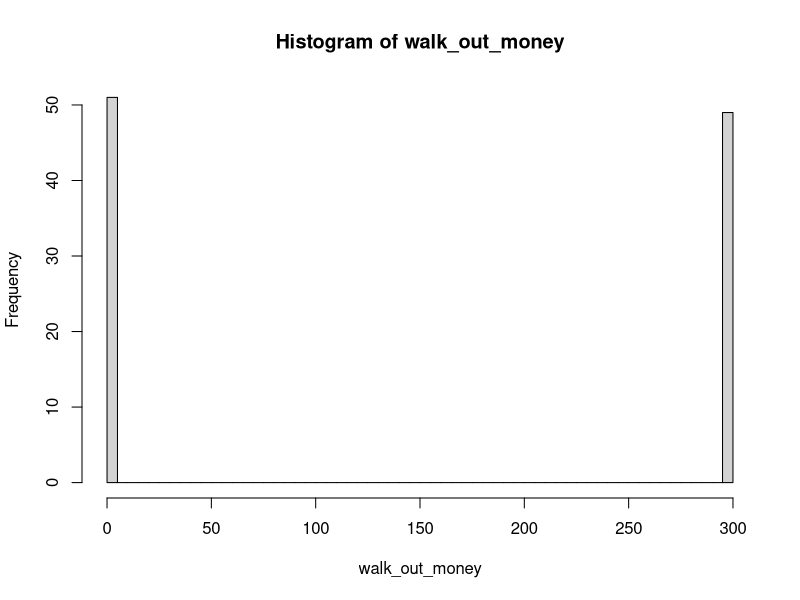
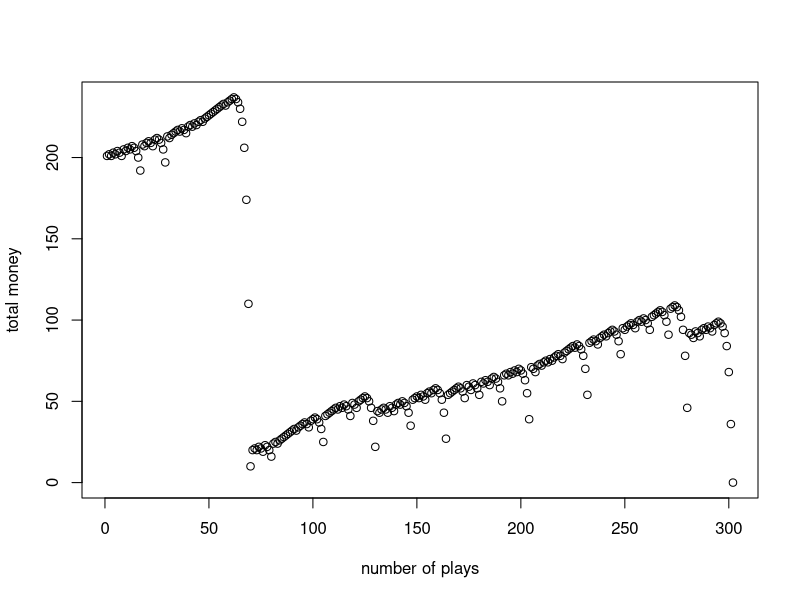
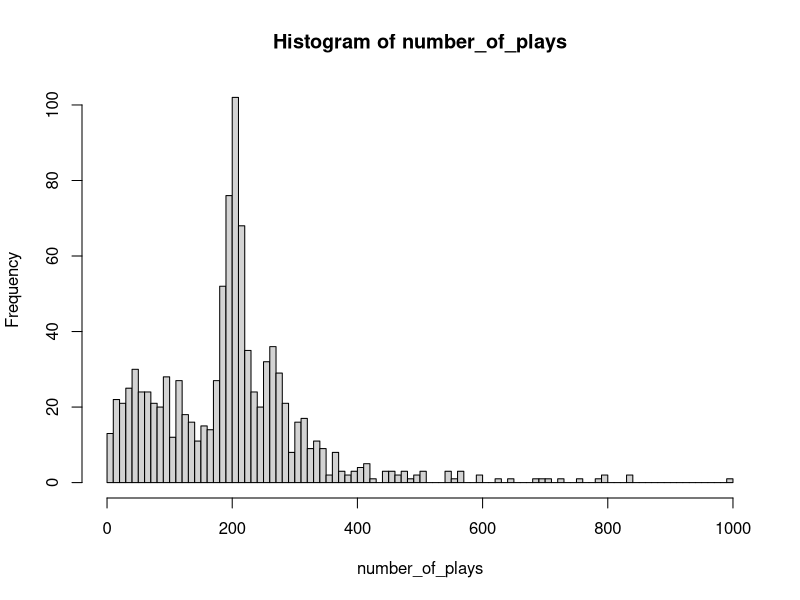
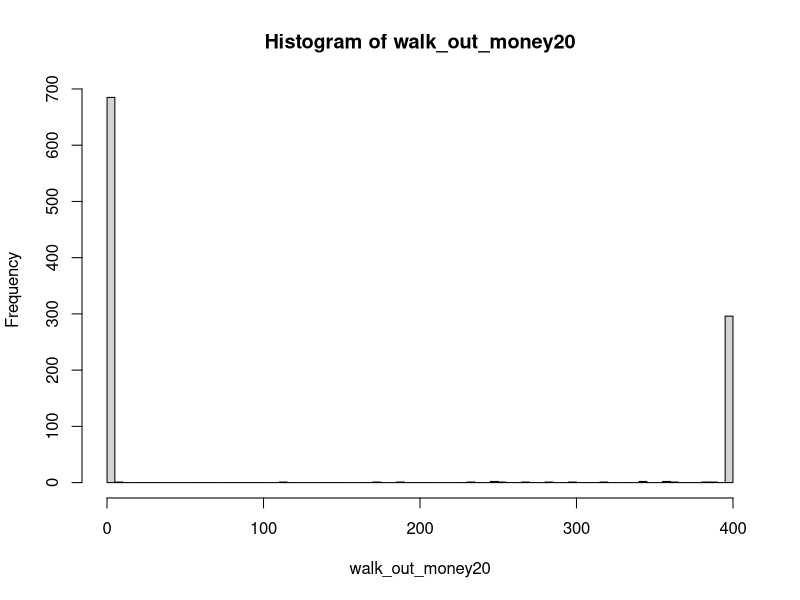
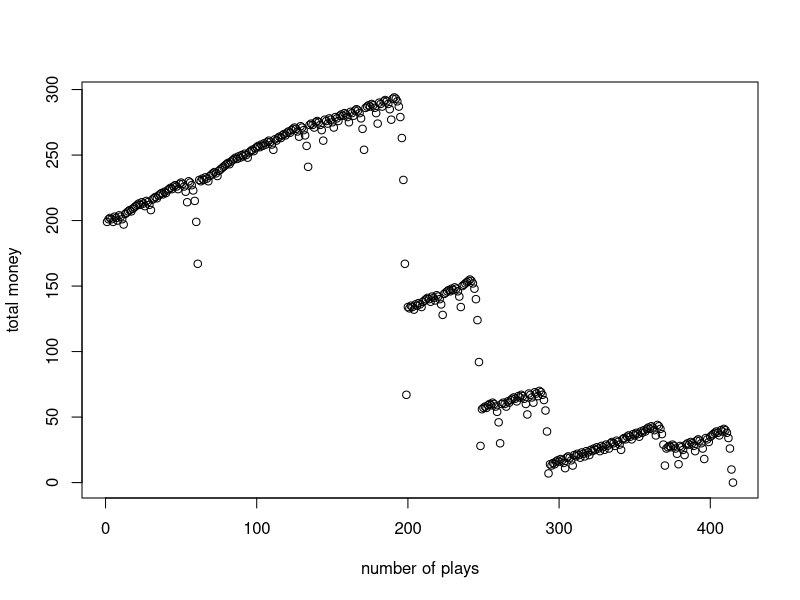
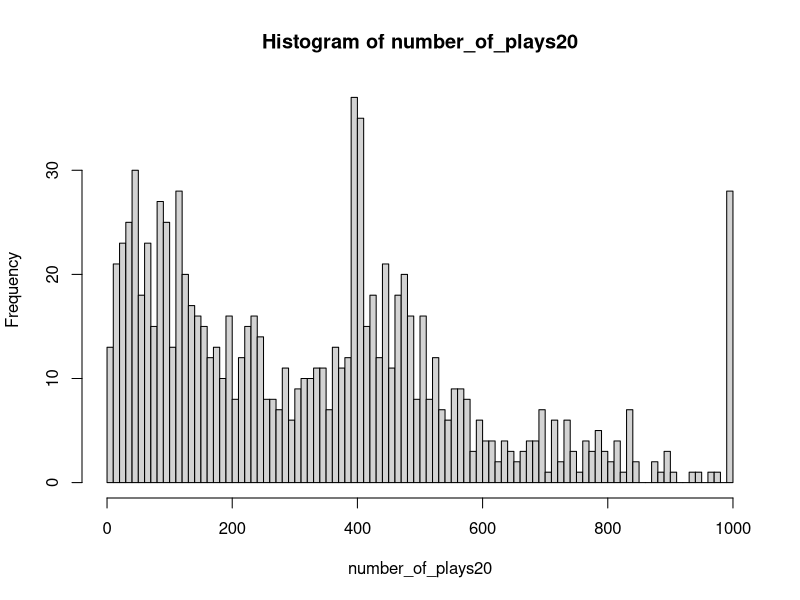

Write R code to recreate these figures, in order. (Note: a time limit stopped this script after it produced the figures.)
## ---- chunk 1
knitr::opts_chunk$set(echo = TRUE, cache=TRUE)
require(tidyverse)
## ---- chunk 2

#' A single play of the Martingale strategy
#' Takes a state list, spins the roulette wheel, returns the state list with updated values (for example, budget, plays, etc)
#' @param state A list with the following entries: 
#'   B              number, the budget
#'   W              number, the budget threshold for successfully stoping
#'   L              number, the maximum number of plays 
#'   M              number, the casino wager limit
#'   plays          integer, the number of plays executed
#'   previous_wager number, the wager in the previous play (0 at first play)
#'   previous_win   TRUE/FALSE, indicator if the previous play was a win (TRUE at first play)
#' @return The updated state list
one_play <- function(state){
  
    # Wager
    proposed_wager <- ifelse(state$previous_win, 1, 2*state$previous_wager)
    wager <- min(proposed_wager, state$M, state$B)
    
    # Spin of the wheel
    red <- rbinom(1,1,18/38)
    
    # Update state
    state$plays <- state$plays + 1
    state$previous_wager <- wager
    if(red){
      # WIN
      state$B <- state$B + wager
      state$previous_win <- TRUE
    }else{
      # LOSE
      state$B <- state$B - wager
      state$previous_win <- FALSE
    }
  state
}


#' Stopping rule
#' Takes the state list and determines if the gambler has to stop
#' @param state A list.  See one_play
#' @return TRUE/FALSE
stop_play <- function(state){
  if(state$B <= 0) return(TRUE)
  if(state$plays >= state$L) return(TRUE)
  if(state$B >= state$W) return(TRUE)
  FALSE
}


#' Play roulette to either bankruptcy, success, or play limits
#' @param B number, the starting budget
#' @param W number, the budget threshold for successfully stoping
#' @param L number, the maximum number of plays 
#' @param M number, the casino wager limit
#' @return A vector of budget values calculated after each play.
one_series <- function(
    B = 200
  , W = 300
  , L = 1000
  , M = 100
){

  # initial state
  state <- list(
    B = B
  , W = W
  , L = L
  , M = M
  , plays = 0
  , previous_wager = 0
  , previous_win = TRUE
  )
  
  # vector to store budget over series of plays
  budget <- rep(NA, L)
  
  # For loop of plays
  for(i in 1:L){
    new_state <- state %>% one_play
    budget[i] <- new_state$B
    if(new_state %>% stop_play){
      return(budget[1:i])
    }
    state <- new_state
  }
    budget    
}

# helper function
get_last <- function(x) x[length(x)] 


## ---- chunk 3
# Simulation
set.seed(238)
walk_out_money <- rep(NA, 100)
for(j in seq_along(walk_out_money)){
  walk_out_money[j] <- one_series(B = 200, W = 300, L = 1000, M = 100) %>% get_last
}
## ---- chunk 4
# Walk out money distribution
hist(walk_out_money, breaks = 100)

# Estimated probability of walking out with extra cash
"Estimated probability of walking out with extra cash"
mean(walk_out_money > 200)

# Estimated earnings
"Estimated earnings"
mean(walk_out_money - 200)
## ---- chunk 5
set.seed(238)
plot(one_series(B = 200, W = 300, L = 1000, M = 100), xlab="number of plays", ylab="total money")
## ---- chunk 6
# Simulation
set.seed(25)
number_of_plays <- rep(NA, 1000)
for(j in seq_along(number_of_plays)){
  number_of_plays[j] <- one_series(B = 200, W = 300, L = 1000, M = 100) %>% length
}

## ---- chunk 7
# Walk out money distribution
hist(number_of_plays, breaks = 100)

"mean number of plays" 
mean(number_of_plays)

"percentage of people with no chance"
sum(number_of_plays<=100)/sum(number_of_plays>100)
## ---- chunk 8
# Simulation
set.seed(238)
walk_out_money20 <- rep(NA, 1000)
for(j in seq_along(walk_out_money20)){
  walk_out_money20[j] <- one_series(B = 200, W = 400, L = 1000, M = 100) %>% get_last
}
## ---- chunk 9
# Walk out money distribution
hist(walk_out_money20, breaks = 100)

# Estimated probability of walking out with extra cash
"Estimated probability of walking out with extra cash"
mean(walk_out_money20 > 200)

# Estimated earnings
"Estimated earnings"
mean(walk_out_money20 - 200)
## ---- chunk 10
set.seed(240)
plot(one_series(B = 200, W = 400, L = 1000, M = 100), xlab="number of plays", ylab="total money")
## ---- chunk 11
# Simulation
set.seed(25)
number_of_plays20 <- rep(NA, 1000)
for(j in seq_along(number_of_plays20)){
  number_of_plays20[j] <- one_series(B = 200, W = 400, L = 1000, M = 100) %>% length
}
## ---- chunk 12
# Walk out money distribution
hist(number_of_plays20, breaks = 100)

"mean number of plays" 
mean(number_of_plays20)

"percentage of people with no chance"
sum(number_of_plays20<=100)/sum(number_of_plays20>100)
## ---- chunk 13
# Simulation
set.seed(238)
walk_out_money30 <- rep(NA, 1000)
for(j in seq_along(walk_out_money30)){
  walk_out_money30[j] <- one_series(B = 4000, W = 8000, L = 70000, M = 1000000) %>% get_last
}
## ---- chunk 14
# Walk out money distribution
hist(walk_out_money30, breaks = 100)

# Estimated probability of walking out with extra cash
"Estimated probability of walking out with extra cash"
mean(walk_out_money30 > 4000)

# Estimated earnings
"Estimated earnings"
mean(walk_out_money30 - 4000)
## ---- chunk 15
set.seed(243)
plot(one_series(B = 4000, W = 8000, L = 70000, M = 1000000), xlab="number of plays", ylab="total money")
